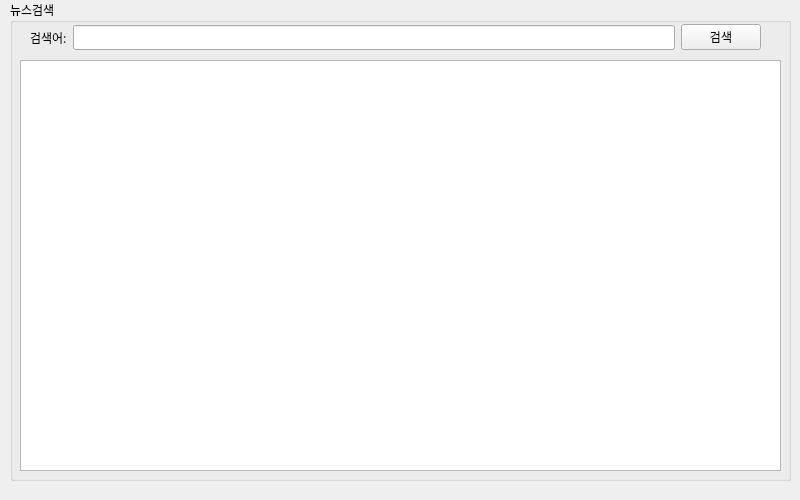
<?xml version="1.0" encoding="UTF-8"?>
<ui version="4.0">
 <class>widget</class>
 <widget class="QWidget" name="widget">
  <property name="geometry">
   <rect>
    <x>0</x>
    <y>0</y>
    <width>800</width>
    <height>500</height>
   </rect>
  </property>
  <property name="maximumSize">
   <size>
    <width>800</width>
    <height>500</height>
   </size>
  </property>
  <property name="font">
   <font>
    <family>BM Jua</family>
   </font>
  </property>
  <property name="windowTitle">
   <string>네이버 뉴스 검색 앱</string>
  </property>
  <property name="windowFilePath">
   <string/>
  </property>
  <widget class="QWidget" name="verticalLayoutWidget">
   <property name="geometry">
    <rect>
     <x>10</x>
     <y>0</y>
     <width>781</width>
     <height>481</height>
    </rect>
   </property>
   <layout class="QVBoxLayout" name="verticalLayout">
    <item>
     <widget class="QGroupBox" name="groupBox">
      <property name="sizePolicy">
       <sizepolicy hsizetype="Preferred" vsizetype="Minimum">
        <horstretch>0</horstretch>
        <verstretch>0</verstretch>
       </sizepolicy>
      </property>
      <property name="minimumSize">
       <size>
        <width>0</width>
        <height>50</height>
       </size>
      </property>
      <property name="title">
       <string>뉴스검색</string>
      </property>
      <widget class="QWidget" name="horizontalLayoutWidget">
       <property name="geometry">
        <rect>
         <x>20</x>
         <y>21</y>
         <width>731</width>
         <height>33</height>
        </rect>
       </property>
       <layout class="QHBoxLayout" name="horizontalLayout">
        <item>
         <widget class="QLabel" name="QLabel">
          <property name="minimumSize">
           <size>
            <width>0</width>
            <height>0</height>
           </size>
          </property>
          <property name="text">
           <string>검색어:</string>
          </property>
          <property name="alignment">
           <set>Qt::AlignLeading|Qt::AlignLeft|Qt::AlignVCenter</set>
          </property>
         </widget>
        </item>
        <item>
         <widget class="QLineEdit" name="txtSearchWord">
          <property name="text">
           <string/>
          </property>
         </widget>
        </item>
        <item>
         <widget class="QPushButton" name="btnSearch">
          <property name="text">
           <string>검색</string>
          </property>
          <property name="iconSize">
           <size>
            <width>13</width>
            <height>13</height>
           </size>
          </property>
         </widget>
        </item>
       </layout>
      </widget>
      <widget class="QTableWidget" name="tblSearchResult">
       <property name="geometry">
        <rect>
         <x>10</x>
         <y>60</y>
         <width>761</width>
         <height>411</height>
        </rect>
       </property>
      </widget>
     </widget>
    </item>
   </layout>
  </widget>
 </widget>
 <resources/>
 <connections/>
</ui>
